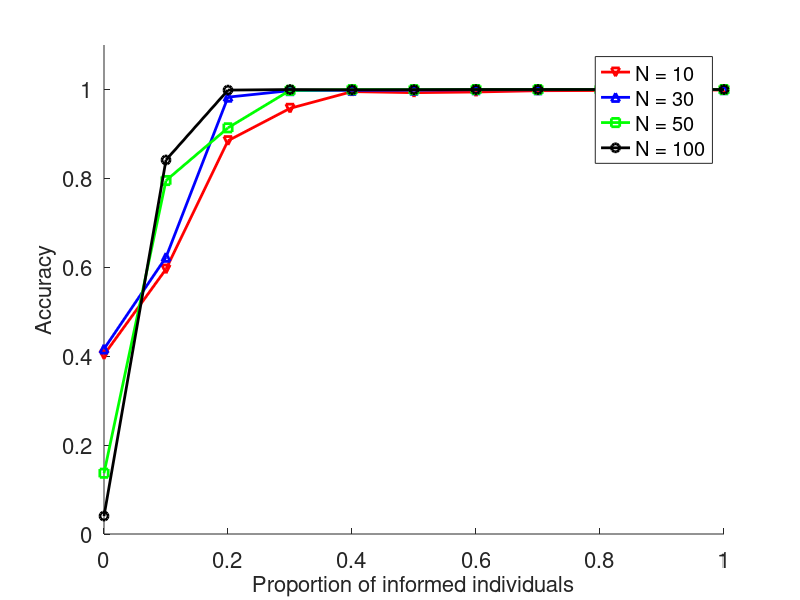

This chart was generated by the following MATLAB code: (Note: this script raises an error after producing the figure.)
load results_tot
acc = (0.5-accuracy)*2;
styles = {'rv-','b^-','gs-','ko-'};
figure()
hold on
for i = 1:length(acc(:,1));
    plot(pvals,acc(i,:),styles{i},'LineWidth',2);
end
hold off
ax1 = xlabel('Proportion of informed individuals');
ax2 = ylabel('Accuracy');
legend('N = 10','N = 30','N = 50','N = 100')
set(gca, 'YLim', [0, 1.1], 'FontSize',16);
set(ax1,'FontSize',16);
set(ax2,'FontSize',16);
matlab2tikz_short('accuracy.tikz');


%{
figure()
hold on
for i = 1:length(elongvals(:,1));
    plot(pvals,elongvals(i,:),styles{i},'LineWidth',2);
end
hold off
xlabel('Proportion of informed individuals')
ylabel('Elongation')
legend('N = 10','N = 30','N = 50','N = 100')
%}